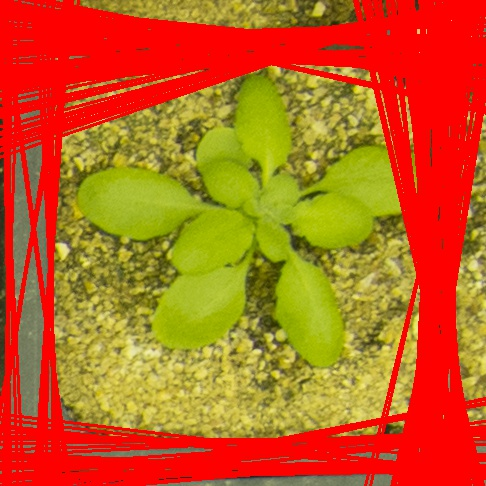
#> input picture scripts/houghlines3.jpg, 486 x 486 px
$ python arabidopsis_search.py --image houghlines3.jpg
#> lines starting #> are read from the running program, lines starting #| are printed output that depends on the picture; after the words box and inside, x2 and y2 are one past the last pixel; in counts of white or black regions, pixels touching at a corner belong together
# import the necessary packages
import numpy as np
import argparse
import cv2
from matplotlib import pyplot as plt
# get some info from the user
ap = argparse.ArgumentParser()
ap.add_argument("-i", "--image", required = True,
	help = "Path to the image")
args = vars(ap.parse_args())

# Load the image and display it
input_image = cv2.imread(args["image"])
#> input_image is the input picture: shape (486, 486, 3); mean B, G, R 29, 95.6, 192.6
cv2.imshow("input_image", input_image)

# # Convert the image to the L*a*b* color spaces
lab_image = cv2.cvtColor(input_image, cv2.COLOR_BGR2LAB)
#> lab_image: shape (486, 486, 3); mean of channels 0, 1, 2 148.1, 151.7, 185
# cv2.imshow("L*a*b*", lab_image)
cv2.split(lab_image)
# print cv2.split(lab_image)
l_channel,a_channel,b_channel = cv2.split(lab_image)
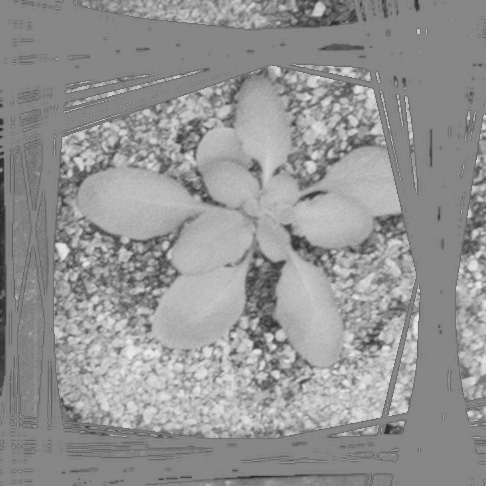
#> l_channel: shape (486, 486); min 37, max 237, mean 148.1
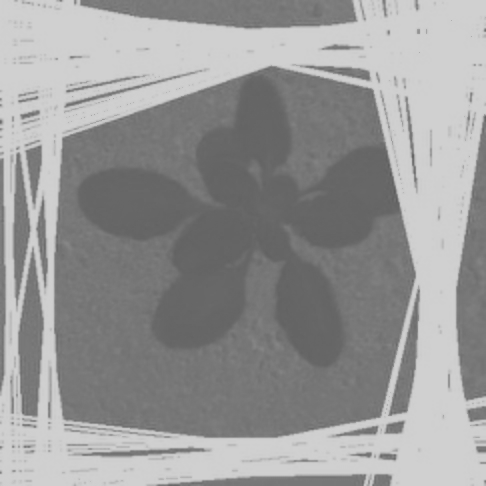
#> a_channel: shape (486, 486); min 91, max 208, mean 151.7
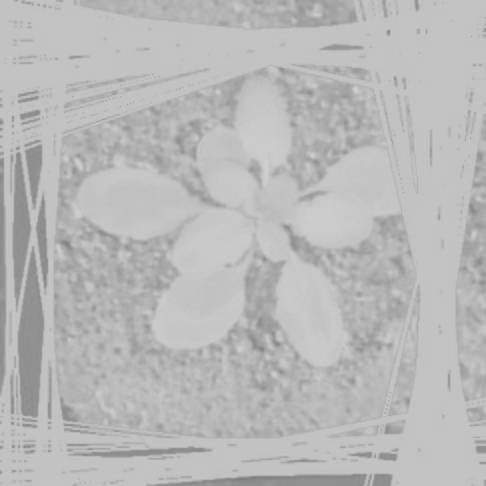
#> b_channel: shape (486, 486); min 127, max 209, mean 185
#cv2.imshow("L",l_channel)
cv2.imshow("a",a_channel)
# [20 lines of commented-out code are left out]
hist = cv2.calcHist([a_channel], [0], None, [256], [0, 256])
#> hist = 256 values, max 37600 at index 208, min 0 at index 0, mean 922.6
# Plot the histogram
plt.figure()
plt.title("a Histogram")
plt.xlabel("Bins")
plt.ylabel("# of Pixels")
plt.plot(hist)
plt.xlim([0, 256])
plt.show()
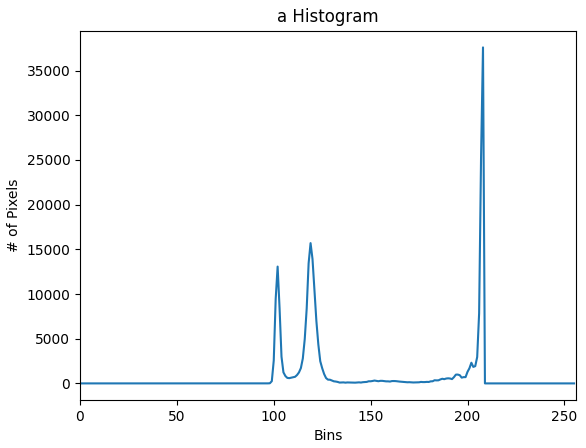
#> figure drawn by matplotlib, 1 panel; curve peaks at x = 208, y = 37600
cv2.waitKey(0)
gray = cv2.bilateralFilter(a_channel, 9, 100, 100)
# [22 lines of commented-out code are left out]
(T, thresh_image) = cv2.threshold(a_channel, 110, 130, cv2.THRESH_BINARY)
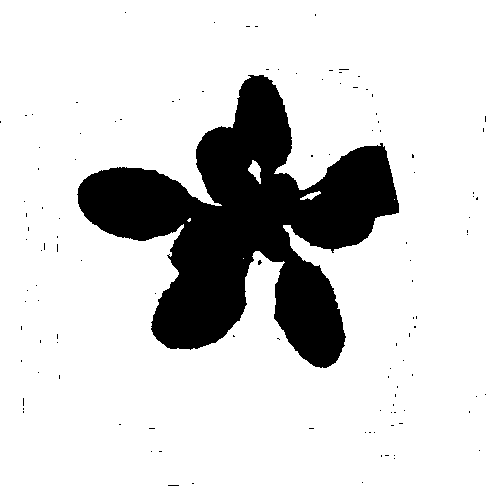
#> thresh_image: shape (486, 486); values 0 (black) and 130 (white), 82.5% white; 116 black regions (115 under 20 px), largest, box (x1, y1, x2, y2) and area: (77, 75, 399, 368) 41088
cv2.imshow("Threshold Binary", thresh_image)
# [32 lines of commented-out code are left out]
cv2.waitKey(0)
